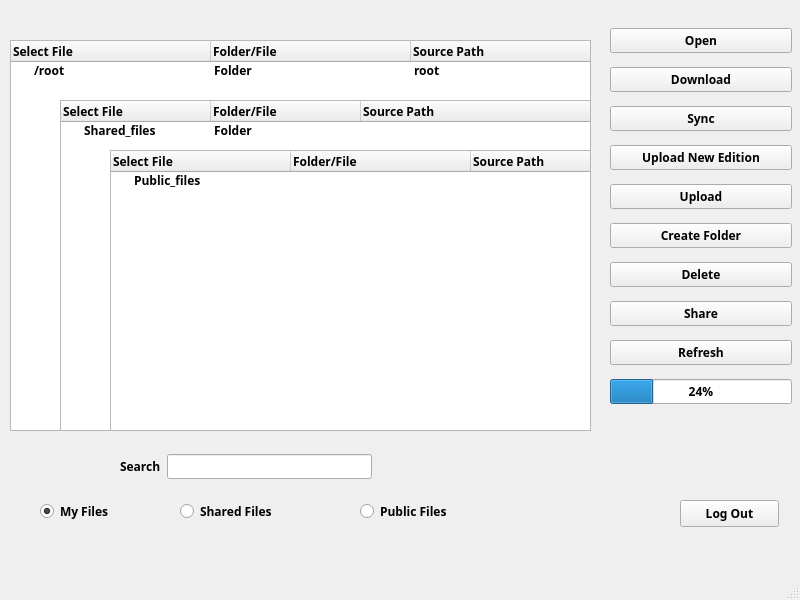
<?xml version="1.0" encoding="UTF-8"?>
<ui version="4.0">
 <class>loginSuccessWindow</class>
 <widget class="QMainWindow" name="loginSuccessWindow">
  <property name="geometry">
   <rect>
    <x>0</x>
    <y>0</y>
    <width>800</width>
    <height>600</height>
   </rect>
  </property>
  <property name="font">
   <font>
    <family>TlwgMono</family>
    <weight>75</weight>
    <bold>true</bold>
   </font>
  </property>
  <property name="windowTitle">
   <string>MainWindow</string>
  </property>
  <widget class="QWidget" name="centralwidget">
   <widget class="QTreeWidget" name="dirTreeWidget">
    <property name="geometry">
     <rect>
      <x>10</x>
      <y>40</y>
      <width>581</width>
      <height>391</height>
     </rect>
    </property>
    <property name="minimumSize">
     <size>
      <width>451</width>
      <height>391</height>
     </size>
    </property>
    <attribute name="headerDefaultSectionSize">
     <number>200</number>
    </attribute>
    <attribute name="headerMinimumSectionSize">
     <number>57</number>
    </attribute>
    <attribute name="headerStretchLastSection">
     <bool>true</bool>
    </attribute>
    <column>
     <property name="text">
      <string>Select File</string>
     </property>
    </column>
    <column>
     <property name="text">
      <string>Folder/File</string>
     </property>
    </column>
    <column>
     <property name="text">
      <string>Source Path</string>
     </property>
    </column>
    <item>
     <property name="text">
      <string>/root</string>
     </property>
     <property name="text">
      <string>Folder</string>
     </property>
     <property name="text">
      <string>root</string>
     </property>
    </item>
   </widget>
   <widget class="QPushButton" name="logoutButton">
    <property name="geometry">
     <rect>
      <x>680</x>
      <y>500</y>
      <width>99</width>
      <height>27</height>
     </rect>
    </property>
    <property name="cursor">
     <cursorShape>PointingHandCursor</cursorShape>
    </property>
    <property name="text">
     <string>Log Out</string>
    </property>
   </widget>
   <widget class="QTreeWidget" name="sharedTreeWidget">
    <property name="geometry">
     <rect>
      <x>60</x>
      <y>100</y>
      <width>531</width>
      <height>331</height>
     </rect>
    </property>
    <attribute name="headerVisible">
     <bool>true</bool>
    </attribute>
    <attribute name="headerDefaultSectionSize">
     <number>150</number>
    </attribute>
    <column>
     <property name="text">
      <string>Select File</string>
     </property>
    </column>
    <column>
     <property name="text">
      <string>Folder/File</string>
     </property>
    </column>
    <column>
     <property name="text">
      <string>Source Path</string>
     </property>
    </column>
    <item>
     <property name="text">
      <string>Shared_files</string>
     </property>
     <property name="text">
      <string>Folder</string>
     </property>
    </item>
   </widget>
   <widget class="QTreeWidget" name="publicTreeWidget">
    <property name="geometry">
     <rect>
      <x>110</x>
      <y>150</y>
      <width>481</width>
      <height>281</height>
     </rect>
    </property>
    <attribute name="headerVisible">
     <bool>true</bool>
    </attribute>
    <attribute name="headerDefaultSectionSize">
     <number>180</number>
    </attribute>
    <column>
     <property name="text">
      <string notr="true">Select File</string>
     </property>
    </column>
    <column>
     <property name="text">
      <string>Folder/File</string>
     </property>
    </column>
    <column>
     <property name="text">
      <string>Source Path</string>
     </property>
    </column>
    <item>
     <property name="text">
      <string>Public_files</string>
     </property>
    </item>
   </widget>
   <widget class="QRadioButton" name="myfileradioButton">
    <property name="geometry">
     <rect>
      <x>40</x>
      <y>500</y>
      <width>117</width>
      <height>22</height>
     </rect>
    </property>
    <property name="text">
     <string>My Files</string>
    </property>
    <property name="checked">
     <bool>true</bool>
    </property>
   </widget>
   <widget class="QRadioButton" name="sharedradioButton">
    <property name="geometry">
     <rect>
      <x>180</x>
      <y>500</y>
      <width>151</width>
      <height>22</height>
     </rect>
    </property>
    <property name="text">
     <string>Shared Files</string>
    </property>
   </widget>
   <widget class="QRadioButton" name="publicradioButton">
    <property name="geometry">
     <rect>
      <x>360</x>
      <y>500</y>
      <width>161</width>
      <height>22</height>
     </rect>
    </property>
    <property name="text">
     <string>Public Files</string>
    </property>
   </widget>
   <widget class="QLabel" name="welcomeLabel">
    <property name="geometry">
     <rect>
      <x>20</x>
      <y>10</y>
      <width>201</width>
      <height>20</height>
     </rect>
    </property>
    <property name="font">
     <font>
      <pointsize>14</pointsize>
      <weight>75</weight>
      <bold>true</bold>
      <underline>true</underline>
     </font>
    </property>
    <property name="text">
     <string/>
    </property>
   </widget>
   <widget class="QWidget" name="">
    <property name="geometry">
     <rect>
      <x>610</x>
      <y>20</y>
      <width>182</width>
      <height>401</height>
     </rect>
    </property>
    <layout class="QVBoxLayout" name="verticalLayout">
     <item>
      <widget class="QPushButton" name="openButton">
       <property name="cursor">
        <cursorShape>PointingHandCursor</cursorShape>
       </property>
       <property name="text">
        <string>Open</string>
       </property>
      </widget>
     </item>
     <item>
      <widget class="QPushButton" name="dldButton">
       <property name="cursor">
        <cursorShape>PointingHandCursor</cursorShape>
       </property>
       <property name="text">
        <string>Download</string>
       </property>
      </widget>
     </item>
     <item>
      <widget class="QPushButton" name="SyncButton">
       <property name="cursor">
        <cursorShape>PointingHandCursor</cursorShape>
       </property>
       <property name="text">
        <string>Sync</string>
       </property>
      </widget>
     </item>
     <item>
      <widget class="QPushButton" name="uploadNewEditionButton">
       <property name="cursor">
        <cursorShape>PointingHandCursor</cursorShape>
       </property>
       <property name="text">
        <string>Upload New Edition</string>
       </property>
      </widget>
     </item>
     <item>
      <widget class="QPushButton" name="uploadButton">
       <property name="cursor">
        <cursorShape>PointingHandCursor</cursorShape>
       </property>
       <property name="text">
        <string>Upload</string>
       </property>
      </widget>
     </item>
     <item>
      <widget class="QPushButton" name="createFolderButton">
       <property name="cursor">
        <cursorShape>PointingHandCursor</cursorShape>
       </property>
       <property name="text">
        <string>Create Folder</string>
       </property>
      </widget>
     </item>
     <item>
      <widget class="QPushButton" name="deleteButton">
       <property name="cursor">
        <cursorShape>PointingHandCursor</cursorShape>
       </property>
       <property name="text">
        <string>Delete</string>
       </property>
      </widget>
     </item>
     <item>
      <widget class="QPushButton" name="shareButton">
       <property name="cursor">
        <cursorShape>PointingHandCursor</cursorShape>
       </property>
       <property name="text">
        <string>Share</string>
       </property>
      </widget>
     </item>
     <item>
      <widget class="QPushButton" name="refreshButton">
       <property name="cursor">
        <cursorShape>PointingHandCursor</cursorShape>
       </property>
       <property name="text">
        <string>Refresh</string>
       </property>
      </widget>
     </item>
     <item>
      <widget class="QProgressBar" name="progressBar">
       <property name="value">
        <number>24</number>
       </property>
      </widget>
     </item>
    </layout>
   </widget>
   <widget class="QWidget" name="">
    <property name="geometry">
     <rect>
      <x>120</x>
      <y>450</y>
      <width>252</width>
      <height>33</height>
     </rect>
    </property>
    <layout class="QHBoxLayout" name="horizontalLayout">
     <item>
      <widget class="QLabel" name="label">
       <property name="text">
        <string>Search</string>
       </property>
      </widget>
     </item>
     <item>
      <widget class="QLineEdit" name="lineEdit"/>
     </item>
    </layout>
   </widget>
  </widget>
  <widget class="QMenuBar" name="menubar">
   <property name="geometry">
    <rect>
     <x>0</x>
     <y>0</y>
     <width>800</width>
     <height>29</height>
    </rect>
   </property>
  </widget>
  <widget class="QStatusBar" name="statusbar"/>
 </widget>
 <resources/>
 <connections/>
</ui>
